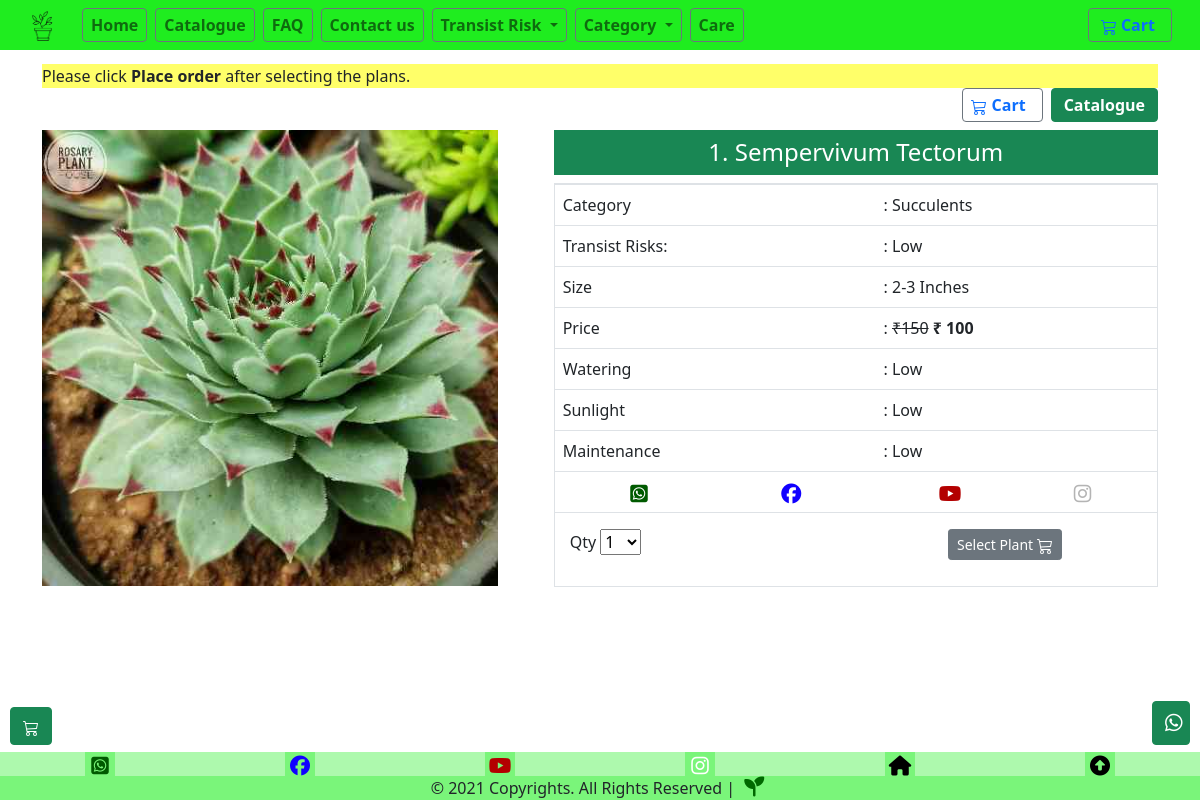
The app's page /sempervivum-tectorum with its own data.
### store/models.py (models this page shows, shortened)
class Product(models.Model):
    pid=models.IntegerField(null=False)
    category = models.ForeignKey(Category, related_name='product', on_delete=models.CASCADE,default=7)
    risk = models.ForeignKey(Risk, related_name='product', on_delete=models.CASCADE,default=1)
    created_by = models.ForeignKey(User, on_delete=models.CASCADE, related_name='product_creator',default=1)
    title = models.CharField(max_length=255)
    Nickname=models.CharField(max_length=255)
    author = models.CharField(max_length=255, default='admin')
    description = models.TextField(blank=True)
    image = models.ImageField(upload_to='images/', default='images/default.png')
    slug = models.SlugField(max_length=255)
    size=models.CharField(max_length=255, default="2-3")
    price = models.IntegerField(default=0)
    disprice = models.IntegerField(default=0)
    orgprice = models.IntegerField(default=0)
    in_stock = models.BooleanField(default=True)
    indoor = models.BooleanField(default=False)
    mother = models.BooleanField(default=False)
    is_active = models.BooleanField(default=True)
    created = models.DateTimeField(auto_now_add=True)
    updated = models.DateTimeField(auto_now=True)
    objects = models.Manager()
    sun = models.ForeignKey(Sun, related_name='product', on_delete=models.CASCADE,default=1)
    Watering = models.ForeignKey(Watering, related_name='product', on_delete=models.CASCADE,default=1)
    products = ProductManager()
    maintenance = models.ForeignKey(maintenance, related_name='product', on_delete=models.CASCADE,default=1)
    tag = models.CharField(max_length=20, choices=TAG_CHOICES, default='None')
    class Meta:
        verbose_name_plural = 'Products'
        ordering = ('-created',)

class Category(models.Model):
    name = models.CharField(max_length=255, db_index=True)
    slug = models.SlugField(max_length=255, unique=True)
    class Meta:
        verbose_name_plural = 'categories'
    def __str__(self):
        return self.name

class Risk(models.Model):
    name = models.CharField(max_length=255, db_index=True)
    slug = models.SlugField(max_length=255, unique=True)
    class Meta:
        verbose_name_plural = 'risks'
    def __str__(self):
        return self.name

class Watering(models.Model):
    name = models.CharField(max_length=255, db_index=True)
    slug = models.SlugField(max_length=255, unique=True)
    class Meta:
        verbose_name_plural = 'waterings'
    def __str__(self):
        return self.name

class Sun(models.Model):
    name = models.CharField(max_length=255, db_index=True)
    slug = models.SlugField(max_length=255, unique=True)
    class Meta:
        verbose_name_plural = 'suns'
    def __str__(self):
        return self.name

class maintenance(models.Model):
    name = models.CharField(max_length=255, db_index=True)
    slug = models.SlugField(max_length=255, unique=True)
    class Meta:
        verbose_name_plural = 'maintenances'
    def __str__(self):
        return self.name

### store/views.py (the view)
# urls.py: path('<slug:slug>', views.product_detail, name='product_detail'),
def product_detail(request, slug):
    product = get_object_or_404(Product, slug=slug, in_stock=True)
    return render(request, 'store/products/single.html', {'product': product})

### basket/basket.py (called while the page is built)
    def __len__(self):
        return sum(item['qty'] for item in self.basket.values())

    def get_total_price(self):
        return sum(Decimal(item['price']) * item['qty'] for item in self.basket.values())

### basket/context_processors.py (called while the page is built)
def basket(request):
    return {'basket': Basket(request)}

### store/context_processors.py (called while the page is built)
def categories(request):
    Product.objects.update(price=F('orgprice')-F('disprice'))
    return {
        'categories': Category.objects.all()
    }

### templates/store/products/single.html (shortened to what this page needs)
{% extends "store/base.html" %}
{% load static %}
{% block content %}
{% load mathfilters %}
<div class="container mt-3">
    <main class="pt-5">
        <marquee behavior="scroll" direction="left" style="background-color: rgba(255, 255, 0, 0.589);">Please click<strong> Place order</strong> after selecting the plans.</marquee>
        <div class="d-flex justify-content-end mb-2">
            <a type="button" role="button" href="/"
            class="nav-link btn btn-outline-secondary py-1 pl-2 ml-1 mr-2">
            <strong>Cart</strong>
        </a>
            <a type="button" class="btn btn-success py-1" href="/#catalogue"><strong>Catalogue</strong></a>
        </div>
        <div class="row g-3">
            <div class="col-md-5 col-lg-5 order-md-first">
                <img class="img-fluid mx-auto d-block w-100" width="200px" alt="Responsive image" src="{{ product.image.url }}">
            </div>
            <div class="col-md-7 col-lg-7 ps-md-3 ps-lg-5">
                <div class="card-text text-center py-2  px-0 m-0 h4 bg-success text-white">
                    {{product.pid}}. {{ product.title }}
                </div>
                <div class="border mt-2 pb-0">
                        <div class="row ">
                            <div class="col-12 pb-0">
                                <table class="table table-hover">
                                    <tbody>
                                    <tr>
                                        <td>Category</td>
                                        <td>: {{ product.category }}</td>
                                    </tr>
                                    <tr>
                                        <td>Transist Risks:</td>
                                        <td>: {{product.risk}}</td>
                                    </tr>
                                    <tr>
                                        <td>Size</td>
                                        <td>: {{product.size}} Inches</td>
                                    </tr>
                                    <tr>
                                        <td>Price</td>
                                        <td>:                      {% if product.orgprice != product.price %}
                                          <strike>&#8377;{{product.orgprice}}</strike>
                                          {% endif %}
                                          <b> &#8377; {{ product.price }}</b>
                                        </td>
                                    </tr>
                                    <tr>
                                        <td>Watering</td>
                                        <td>: {{product.Watering}}</td>
                                    </tr>
                                    <tr>
                                        <td>Sunlight</td>
                                        <td>: {{product.sun}}</td>
                                    </tr>
                                    <tr>
                                      <td>Maintenance</td>
                                      <td>: {{product.maintenance}}</td>
                                    </tr>
                                    <tr>
                                        <td>
                                          <div class="d-flex justify-content-around pt-0" style="color: black;">
                                          <a href="https://wa.me/message/Z73MZA6IMYFWO1" target="_blank" class="fab fa-whatsapp-square pt-1"></a>
                                          <a href="https://facebook.com/rosaryplanthouse" target="_blank" class="fab fa-facebook pt-1"></a>
                                        </div>
                                        </td>
                                        <td>
                                          <div class="d-flex justify-content-around pt-0" style="color: black;">
                                          <a href="https://youtube.com/channel/UCUYHYgkyhoVXy5_h8a5ly6w" target="_blank" class="fab fa-youtube pt-1"></a>
                                          <a href="https://instagram.com/rosary_plant_house?igshid=ksp4zz9pj5lu" target="_blank" class="fab fa-instagram pt-1" style="color: rgba(0, 0, 0, 0.295);"></a>
                                        </div>
                                        </td>
                                      </tr>
                                    </tbody>
                                  </table>
                            </div>
                        </div>
                    <div class="col">
                        <div class="row mb-4">
                            <div class="col-6">
                                <label for="select">Qty</label>
                                <select id="select">
                                    <option value="1">1</option>
                                </select>
                            </div>
                            <div class="col-6 text-end">
                            <div >
                                <div class="d-flex justify-content-center">
                                <button
                                  type="button"
                                  id="add-button"
                                  value="{{product.id}}"
                                  class="btn btn-secondary btn-sm"
                                  data-bs-toggle="modal"
                                  data-bs-target="#exampleModal{{product.id}}"
                                >
                                  Select Plant
                                </button>
                                </div>
                              </div>
                        </div>
                        </div>
                    </div>
                </div>
            </div>
        </div>
        <br>
        <br>
        <br>
        <br>
        <br>
    </main>
</div>
{% endblock %}

### templates/store/base.html (style rules this page uses)
.fab { font-size: 20px; width: 30px; text-align: center; text-decoration: none; }
.fa-facebook { color: rgb(17, 0, 255); }
.fa-whatsapp-square { color: rgb(0, 90, 0); }
.fa-youtube { color: rgb(179, 0, 0); }
.fa-instagram { color: white; }

### records on screen
Product: image (picture), pid "1", title "Sempervivum Tectorum", category "Succulents", risk "Low", size "2-3", orgprice "150", price "100", Watering "Low", sun "Low", maintenance "Low"
